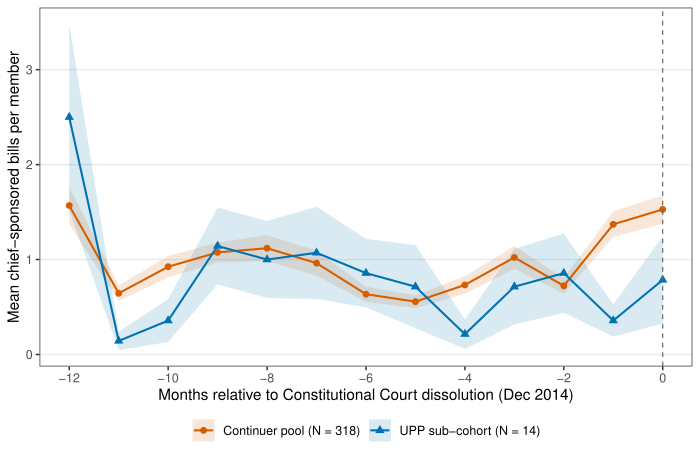

R code for this plot:
# fig_3.R
# Pre-dissolution chief-sponsor trajectory, UPP sub-cohort, December 2014.
#
# The Constitutional Court dissolved the Unified Progressive Party (UPP,
# 통합진보당) on 2014-12-19, during the 19th National Assembly. Five UPP
# members lost their seats. We compare the monthly per-member chief-sponsor
# activity of the UPP sub-cohort against the continuer pool (all other
# 19th-Assembly members who did not exit in this window) across the 12
# months preceding dissolution.
#
# All series are computed from master_bills_19.parquet and members_19.parquet.
# Month 0 = December 2014 (dissolution month).

suppressPackageStartupMessages({
  library(arrow)
  library(dplyr)
  library(ggplot2)
  library(tidyr)
})

# --- Paths -------------------------------------------------------------------
data_dir <- Sys.getenv("KBL_DATA",
  unset = "/Users/kyusik/Desktop/kyusik-github/kna/data/processed")

bills_path   <- file.path(data_dir, "master_bills_19.parquet")
members_path <- file.path(data_dir, "members_19.parquet")
out_path <- "/Users/kyusik/Desktop/kyusik-claude/kna-research-agents/articles/figures/2026-04-18_r18/fig_3.pdf"

# --- Load --------------------------------------------------------------------
bills <- read_parquet(bills_path) |>
  select(bill_id, rst_mona_cd, ppsr_kind, ppsl_dt) |>
  filter(ppsr_kind == "의원", !is.na(rst_mona_cd), !is.na(ppsl_dt)) |>
  mutate(ppsl_dt = as.Date(ppsl_dt))

members <- read_parquet(members_path) |>
  select(mona_cd, member_name, party)

# --- Cohort definitions ------------------------------------------------------
# Dissolution date
dissolve_date <- as.Date("2014-12-19")

# UPP members in the 19th Assembly (party field captures party-of-record
# for the assembly; UPP = 통합진보당)
upp_mona <- members |>
  filter(grepl("통합진보", party)) |>
  pull(mona_cd) |>
  unique()

# Continuer pool: all other 19th-Assembly members
all_mona <- unique(members$mona_cd)
continuer_mona <- setdiff(all_mona, upp_mona)

n_upp <- length(upp_mona)
n_cont <- length(continuer_mona)

# --- Monthly chief-sponsor counts per member ---------------------------------
# Window: 12 months before dissolution through dissolution month.
# Month offset: 0 = December 2014, -1 = November 2014, etc.
win_start <- as.Date("2013-12-01")
win_end   <- as.Date("2014-12-31")

bills_win <- bills |>
  filter(ppsl_dt >= win_start, ppsl_dt <= win_end) |>
  mutate(
    ym = format(ppsl_dt, "%Y-%m"),
    month_offset = (as.integer(format(ppsl_dt, "%Y")) - 2014) * 12 +
                   (as.integer(format(ppsl_dt, "%m")) - 12)
  )

# Per-member, per-month bill counts, then average by cohort
make_series <- function(mona_set, label) {
  per_member <- expand.grid(
    mona_cd = mona_set,
    month_offset = seq(-12, 0)
  ) |>
    as_tibble() |>
    left_join(
      bills_win |>
        filter(rst_mona_cd %in% mona_set) |>
        count(rst_mona_cd, month_offset, name = "n_bills") |>
        rename(mona_cd = rst_mona_cd),
      by = c("mona_cd", "month_offset")
    ) |>
    mutate(n_bills = replace_na(n_bills, 0))

  per_member |>
    group_by(month_offset) |>
    summarise(
      mean_bills = mean(n_bills),
      se = sd(n_bills) / sqrt(n()),
      .groups = "drop"
    ) |>
    mutate(cohort = label)
}

upp_series <- make_series(upp_mona, sprintf("UPP sub-cohort (N = %d)", n_upp))
cont_series <- make_series(continuer_mona,
  sprintf("Continuer pool (N = %d)", n_cont))

plot_df <- bind_rows(upp_series, cont_series) |>
  mutate(
    lo = pmax(mean_bills - se, 0),
    hi = mean_bills + se
  )

# --- Plot --------------------------------------------------------------------
okabe_ito <- c("#D55E00", "#0072B2")

p <- ggplot(plot_df, aes(x = month_offset, y = mean_bills,
                         color = cohort, fill = cohort, shape = cohort)) +
  geom_ribbon(aes(ymin = lo, ymax = hi), alpha = 0.15, color = NA) +
  geom_line(linewidth = 0.7) +
  geom_point(size = 2) +
  geom_vline(xintercept = 0, linetype = "dashed",
             color = "grey40", linewidth = 0.4) +
  scale_color_manual(values = okabe_ito) +
  scale_fill_manual(values = okabe_ito) +
  scale_shape_manual(values = c(16, 17)) +
  scale_x_continuous(breaks = seq(-12, 0, 2)) +
  labs(
    x = "Months relative to Constitutional Court dissolution (Dec 2014)",
    y = "Mean chief-sponsored bills per member",
    color = NULL, fill = NULL, shape = NULL
  ) +
  theme_bw(base_size = 11) +
  theme(
    legend.position = "bottom",
    legend.margin = margin(0, 0, 0, 0),
    panel.grid.minor = element_blank(),
    panel.grid.major.x = element_blank()
  )

ggsave(out_path, p, width = 7, height = 4.5)
